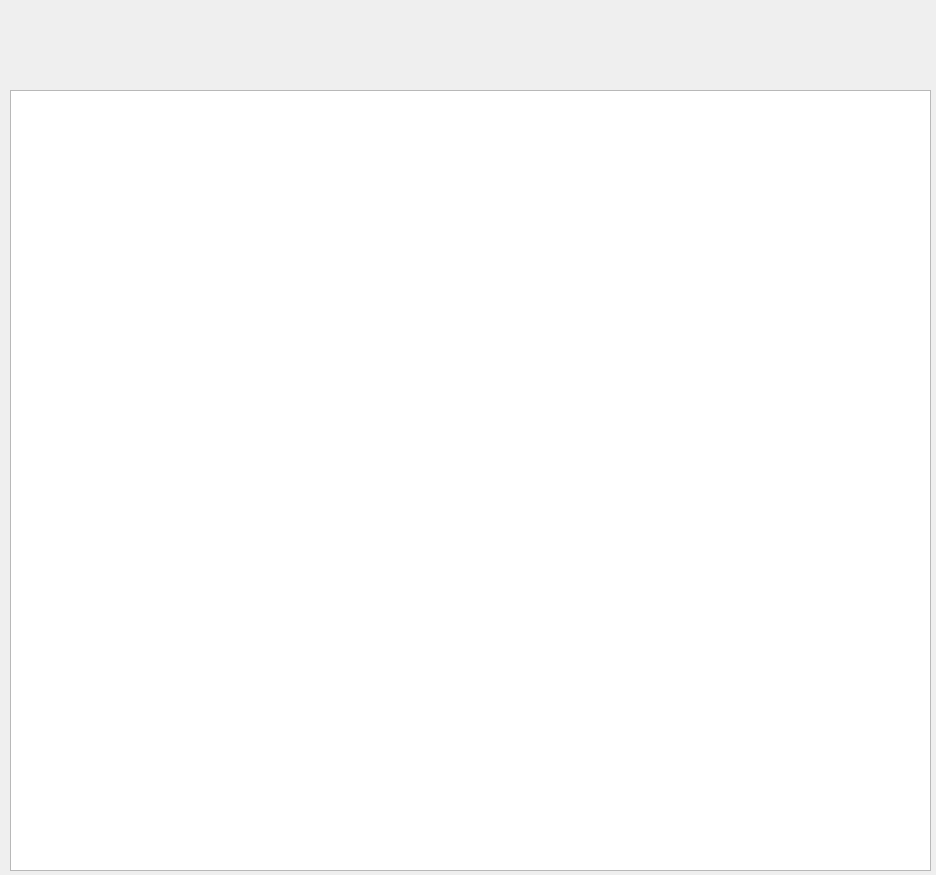
<?xml version="1.0" encoding="UTF-8"?>
<ui version="4.0">
 <class>Form</class>
 <widget class="QWidget" name="Form">
  <property name="geometry">
   <rect>
    <x>0</x>
    <y>0</y>
    <width>936</width>
    <height>875</height>
   </rect>
  </property>
  <property name="windowTitle">
   <string>Form</string>
  </property>
  <widget class="QTreeView" name="treeView">
   <property name="geometry">
    <rect>
     <x>10</x>
     <y>90</y>
     <width>921</width>
     <height>781</height>
    </rect>
   </property>
  </widget>
 </widget>
 <resources/>
 <connections/>
</ui>
